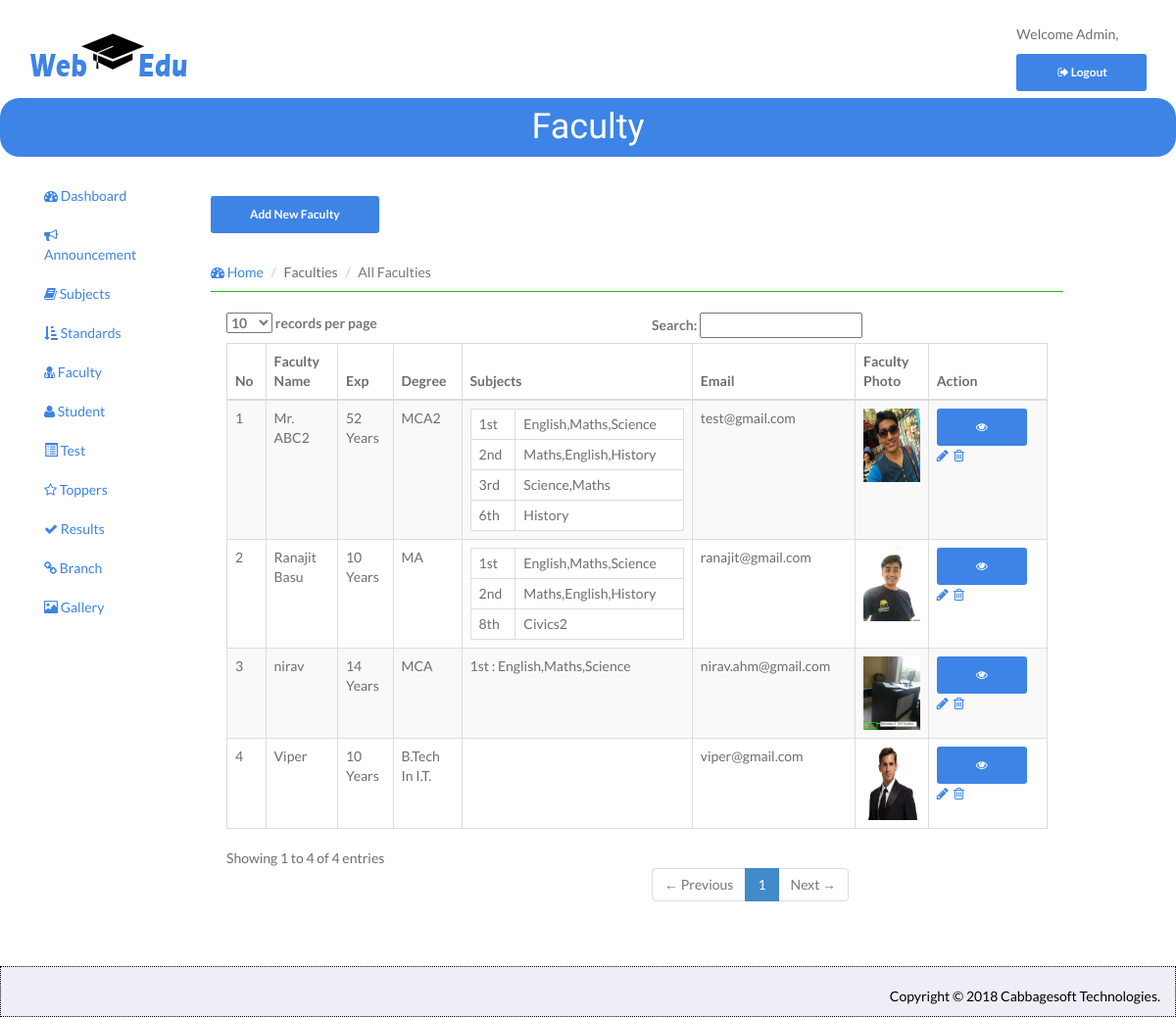
Screenshot of /admin/index.php/faculty_controller/ViewFaculty with the database file from the repository.
### tables this page shows
CREATE TABLE `faculty_mst` (
  `faculty_id` int(11) NOT NULL,
  `faculty_name` varchar(250) NOT NULL,
  `experience` varchar(250) NOT NULL,
  `degree` varchar(250) NOT NULL,
  `achievment` varchar(250) NOT NULL,
  `description` longtext NOT NULL,
  `email` varchar(250) NOT NULL,
  `password` varchar(250) NOT NULL,
  `photo` varchar(200) NOT NULL,
  `contact_no` varchar(50) NOT NULL,
  `gender` varchar(50) NOT NULL,
  `active` bit(1) NOT NULL
);

CREATE TABLE `faculty_std_sub` (
  `faculty_std_sub_id` int(11) NOT NULL,
  `faculty_id` int(11) NOT NULL,
  `standard_id` int(11) NOT NULL,
  `subjects` varchar(250) NOT NULL
);

CREATE TABLE `standard_mst` (
  `standard_id` int(11) NOT NULL,
  `standard` varchar(250) DEFAULT NULL
);

### admin/application/controllers/Faculty_Controller.php (called while the page is built, shortened)
<?php
class Faculty_Controller extends CI_Controller {
    function __construct() {
        $this->load->model('Faculty_Model');
    }
    public function ViewFaculty() {
        $result['AllFaculties'] = $this->Faculty_Model->FetchAllFaculties();
        foreach($result['AllFaculties'] as $faculty) {
            $result['s_'.$faculty->faculty_id] = $this->Faculty_Model->FacultyWiseSubjects($faculty->faculty_id);
        }
        $this->load->view('ViewFaculty', $result);
    }
}

### admin/index.php (called while the page is built, shortened)
<?php
require_once BASEPATH.'core/CodeIgniter.php';

### admin/application/models/Faculty_Model.php (called while the page is built, shortened)
<?php
class Faculty_Model extends CI_Model {
    public function FetchAllFaculties() {
        $this->db->select('*');
        $result = $this->db->get('faculty_mst');
        return $result->result();
    }
    public function FacultyWiseSubjects($id) {
        $this->db->select('*');
        $this->db->join('standard_mst s','f.standard_id = s.standard_id');
        $this->db->where('faculty_id',$id);
        $q = $this->db->get('faculty_std_sub f');
        return $q->result();
    }
}
?>

### admin/application/views/ViewFaculty.php (the view, shortened to what this page needs)
<!DOCTYPE html>
<head>
</head>
<body>
    <div id="wrapper">
        <header id="head" class="secondary" style="height:50px;">
            <div class="container">
                <h1>Faculty</h1>
            </div>
        </header>
        <div class="container col-sm-9">
        <div id="page-wrapper">
            <div class="row">
                <div class="col-lg-12">
                    <div class="page-header">
                        <a href="<?php echo base_url("index.php/Faculty_Controller/AddFaculty"); ?>" class="btn btn-sm">Add New Faculty</a>
                        <ol class="breadcrumb">
                            <li><a href="<?php echo base_url("index.php/Login_Controller/Home"); ?>"><i class="fa fa-dashboard"></i> Home</a></li>
                            <li>Faculties</li>
                            <li class="active">All Faculties</li>
                        </ol>
                      </div>
                </div></div>
            </div>
            <div class="row">
                <div class="col-lg-12">
                    <div class="panel panel-default">
                            <div class="panel-body">
                                <div class="table-responsive col-sm-12">
                                    <table id="example" class="table table-striped table-bordered table-hover">
                                        <thead>
                                            <tr>
                                                <th>No</th>
                                                <th>Faculty Name</th>
                                                <th>Exp</th>
                                                <th>Degree</th>
                                                <th>Subjects</th>
                                                <th>Email</th>
                                                <th>Faculty Photo</th>
                                                <th>Action</th>
                                            </tr>
                                        </thead>
                                            <?php if (isset($AllFaculties)) { ?>
                                            <tbody>
                                                <?php
                                                $no = 1;
                                                foreach ($AllFaculties as $value) {
                                                    $faculties = 's_'.$value->faculty_id;
                                                ?>
                                                    <tr>
                                                        <td><?php echo $no;
                                                    $no++;
                                                    ?></td>
                                                        <td><?php echo $value->faculty_name ?></td>
                                                        <td><?php echo $value->experience. " Years"; ?> </td>
                                                        <td><?php echo $value->degree; ?></td>
                                                        <td>
                                                            <?php if(count($$faculties) > 1) { ?>
                                                            <table class="table table-bordered subject">
                                                            <?php foreach ($$faculties as $faculty) {
                                                                echo "<tr>";
                                                                echo "<td>".$faculty->standard."</td>";
                                                                echo "<td>".$faculty->subjects."</td>";
                                                                echo "</tr>";
                                                            } ?>
                                                            </table>
                                                            <?php } else {
                                                            foreach ($$faculties as $faculty) {
                                                                echo $faculty->standard." : ".$faculty->subjects;
                                                            } } ?>
                                                        </td>
                                                        <td><?php echo $value->email;?></td>
                                                        <td><img src=" <?php echo base_url("panel/img/Faculty/$value->photo");?>" width="75px" height="75px"></td>
                                                        <td>
                                                            <?php if($value->active=='0') {?>
                                                            <a class="btn btn-sm" href="<?php echo base_url("index.php/Faculty_Controller/activedeactive/$value->faculty_id/$value->active");?>" data-toggle="tooltip" data-placement="top" title="Hide"> <i class="fa fa-eye-slash"></i></a>
                                                            <?php }  else {?>
                                                                <a class="btn btn-sm" href="<?php echo base_url("index.php/Faculty_Controller/activedeactive/$value->faculty_id/$value->active");?>" data-toggle="tooltip" data-placement="top" title="Hide"> <i class="fa fa-eye"></i></a>
                                                               <?php }?>
                                                            <a href="<?php echo base_url("index.php/Faculty_Controller/EditFaculty/$value->faculty_id");?>"><i class="fa fa-pencil update" data-toggle="tooltip" data-placement="top" title="Edit"></i></a>&nbsp;
                                                            <a  onclick="return confirm('Are You Sure Remove This Record ');" href="<?php echo base_url("index.php/Faculty_Controller/Deletefaculty/$value->faculty_id");?>" data-toggle="tooltip" data-placement="top" title="Delete">
                                                                <i class="fa fa-trash-o delete"></i>
                                                            </a>
                                                        </td>
                                                </tr>
    <?php } ?>
                                        </tbody>
<?php } ?>
                                </table>
                            </div>
                        </div>
                    </div>
                </div>
            </div>
        </div>
    </div>
</body>
</html>

### admin/assets/css/style.css (style rules this page uses)
body { font-family: 'Lato', sans-serif; font-weight: normal; color: #6E6E6E; }
h1, h2, h3, h4, h5, h6 { font-weight: normal; font-family: 'Oswald', sans-serif; }
h1, .h1, h2, .h2, h3, .h3 { margin-top: 0px; }
a { color:#3d84e6; }
#head { background-size: cover; height: 600px; text-align: center; color: white; font-weight: 300; position: relative; background-position-x: center; }
#head.secondary { height: 60px; min-height: 60px; padding-top: 0px; border-radius: 20px 20px; }
.panel { margin-bottom: 0px; background-color: transparent; border: 1px solid transparent; border-radius: 0px; -webkit-box-shadow: none; box-shadow: none; }
.panel-body { padding: 0px; }
.page-header { border-bottom: 1px solid #15c008; }
.breadcrumb { background: none; padding: 0; margin: 30px 0 0px 0; }
img { max-width: 100%; }
#head.secondary { padding-top: 0px; background:#3d84e6; background-size: cover; text-align: center; padding:10px 0; height: 60px; }
#head.secondary h1 { COLOR: #fff; text-align: center; }
.btn { background: #3d84e6; color: #fff; }

### admin/application/views/ViewFaculty.php (style rules this page uses)
.subject { margin-bottom: unset; }
.table-bordered .subject > tbody > tr > td { line-height: 1; }

### rows the page displays
faculty_mst: faculty_name "Mr. ABC2", experience "52", degree "MCA2", email "test@gmail.com", photo (picture)
faculty_std_sub: standard.standard "1st", subjects "English,Maths,Science"
faculty_std_sub: standard.standard "2nd", subjects "Maths,English,History"
faculty_std_sub: standard.standard "3rd", subjects "Science,Maths"
faculty_std_sub: standard.standard "6th", subjects "History"
faculty_mst: faculty_name "Ranajit Basu", experience "10", degree "MA", email "ranajit@gmail.com", photo (picture)
faculty_std_sub: standard.standard "1st", subjects "English,Maths,Science"
faculty_std_sub: standard.standard "2nd", subjects "Maths,English,History"
faculty_std_sub: standard.standard "8th", subjects "Civics2"
faculty_mst: faculty_name "nirav", experience "14", degree "MCA", email "nirav.ahm@gmail.com", photo (picture)
faculty_std_sub: standard.standard "1st", subjects "English,Maths,Science"
faculty_mst: faculty_name "Viper", experience "10", degree "B.Tech In I.T.", email "viper@gmail.com", photo (picture)
